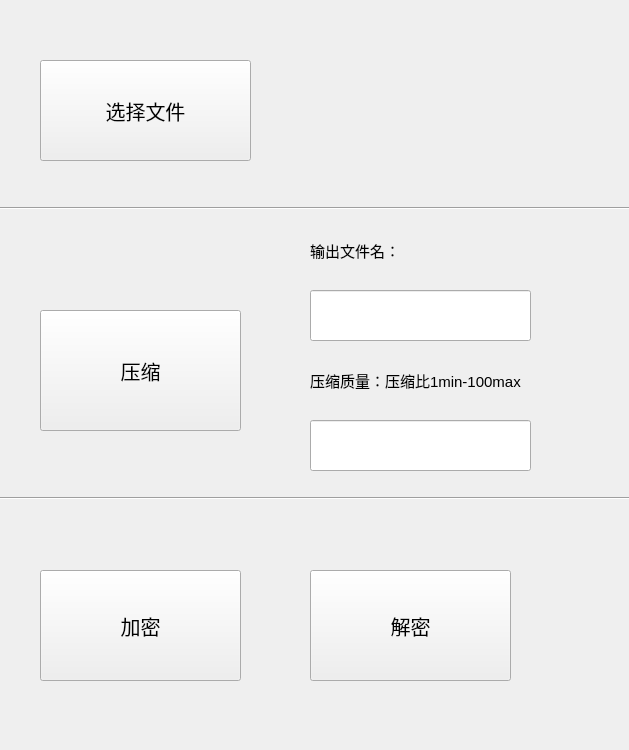
<?xml version="1.0" encoding="UTF-8"?>
<ui version="4.0">
 <class>Widget</class>
 <widget class="QWidget" name="Widget">
  <property name="geometry">
   <rect>
    <x>0</x>
    <y>0</y>
    <width>629</width>
    <height>750</height>
   </rect>
  </property>
  <property name="font">
   <font>
    <pointsize>8</pointsize>
   </font>
  </property>
  <property name="windowTitle">
   <string>Widget</string>
  </property>
  <widget class="QPushButton" name="pushButton">
   <property name="geometry">
    <rect>
     <x>40</x>
     <y>60</y>
     <width>211</width>
     <height>101</height>
    </rect>
   </property>
   <property name="font">
    <font>
     <pointsize>15</pointsize>
    </font>
   </property>
   <property name="text">
    <string>选择文件</string>
   </property>
  </widget>
  <widget class="QPushButton" name="pushButton_2">
   <property name="geometry">
    <rect>
     <x>40</x>
     <y>310</y>
     <width>201</width>
     <height>121</height>
    </rect>
   </property>
   <property name="font">
    <font>
     <pointsize>15</pointsize>
    </font>
   </property>
   <property name="text">
    <string>压缩</string>
   </property>
  </widget>
  <widget class="QPushButton" name="pushButton_3">
   <property name="geometry">
    <rect>
     <x>40</x>
     <y>570</y>
     <width>201</width>
     <height>111</height>
    </rect>
   </property>
   <property name="font">
    <font>
     <pointsize>15</pointsize>
    </font>
   </property>
   <property name="text">
    <string>加密</string>
   </property>
  </widget>
  <widget class="Line" name="line">
   <property name="geometry">
    <rect>
     <x>-10</x>
     <y>490</y>
     <width>671</width>
     <height>16</height>
    </rect>
   </property>
   <property name="orientation">
    <enum>Qt::Horizontal</enum>
   </property>
  </widget>
  <widget class="Line" name="line_2">
   <property name="geometry">
    <rect>
     <x>-10</x>
     <y>200</y>
     <width>671</width>
     <height>16</height>
    </rect>
   </property>
   <property name="orientation">
    <enum>Qt::Horizontal</enum>
   </property>
  </widget>
  <widget class="QLineEdit" name="lineEdit">
   <property name="geometry">
    <rect>
     <x>310</x>
     <y>290</y>
     <width>221</width>
     <height>51</height>
    </rect>
   </property>
  </widget>
  <widget class="QLabel" name="label">
   <property name="geometry">
    <rect>
     <x>310</x>
     <y>230</y>
     <width>131</width>
     <height>41</height>
    </rect>
   </property>
   <property name="font">
    <font>
     <pointsize>11</pointsize>
    </font>
   </property>
   <property name="text">
    <string>输出文件名：</string>
   </property>
  </widget>
  <widget class="QLineEdit" name="lineEdit_2">
   <property name="geometry">
    <rect>
     <x>310</x>
     <y>420</y>
     <width>221</width>
     <height>51</height>
    </rect>
   </property>
  </widget>
  <widget class="QLabel" name="label_2">
   <property name="geometry">
    <rect>
     <x>310</x>
     <y>360</y>
     <width>331</width>
     <height>41</height>
    </rect>
   </property>
   <property name="font">
    <font>
     <pointsize>11</pointsize>
    </font>
   </property>
   <property name="text">
    <string>压缩质量：压缩比1min-100max</string>
   </property>
  </widget>
  <widget class="QPushButton" name="pushButton_4">
   <property name="geometry">
    <rect>
     <x>310</x>
     <y>570</y>
     <width>201</width>
     <height>111</height>
    </rect>
   </property>
   <property name="font">
    <font>
     <pointsize>15</pointsize>
    </font>
   </property>
   <property name="text">
    <string>解密</string>
   </property>
  </widget>
 </widget>
 <layoutdefault spacing="6" margin="11"/>
 <resources/>
 <connections/>
</ui>
